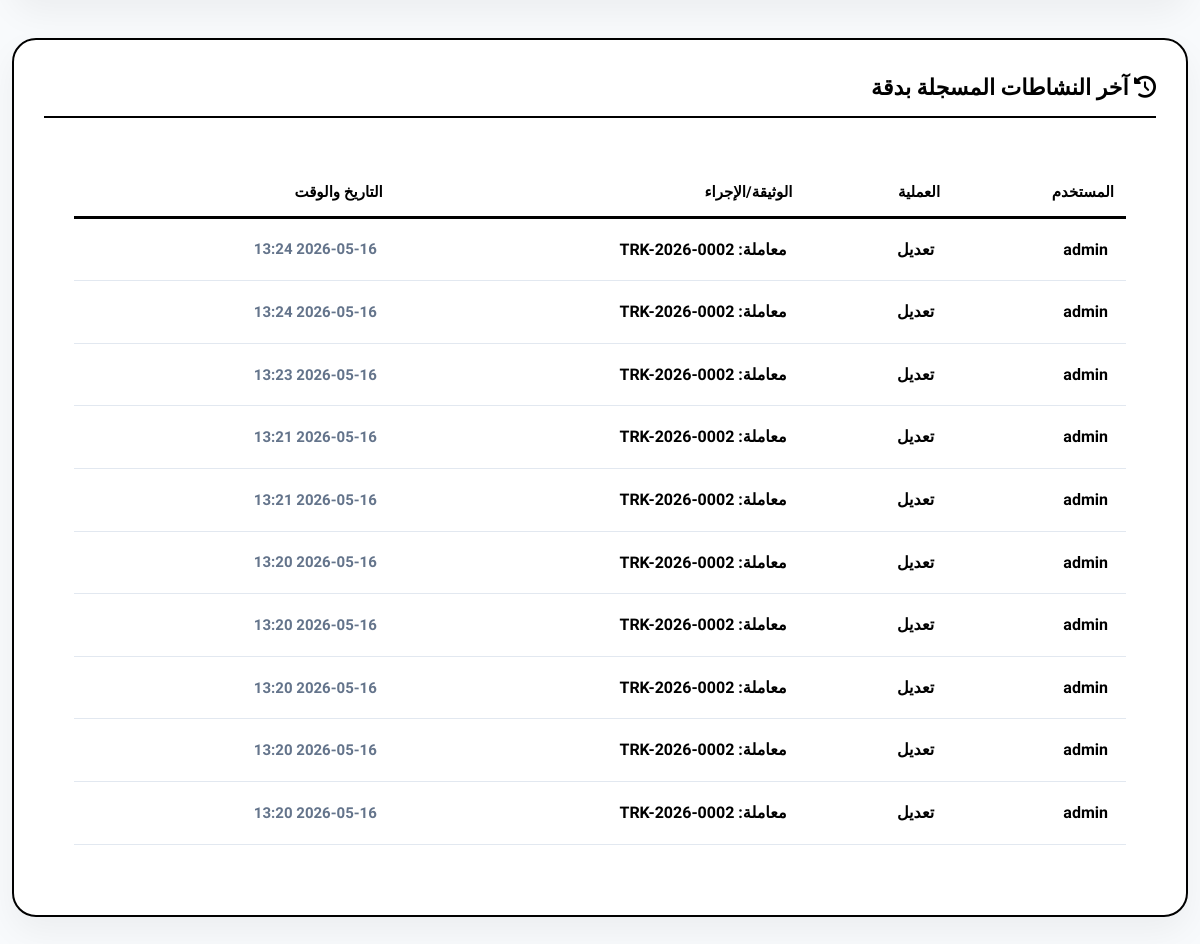
/reports/ (signed in, lower part), run on an earlier commit of the app's database.
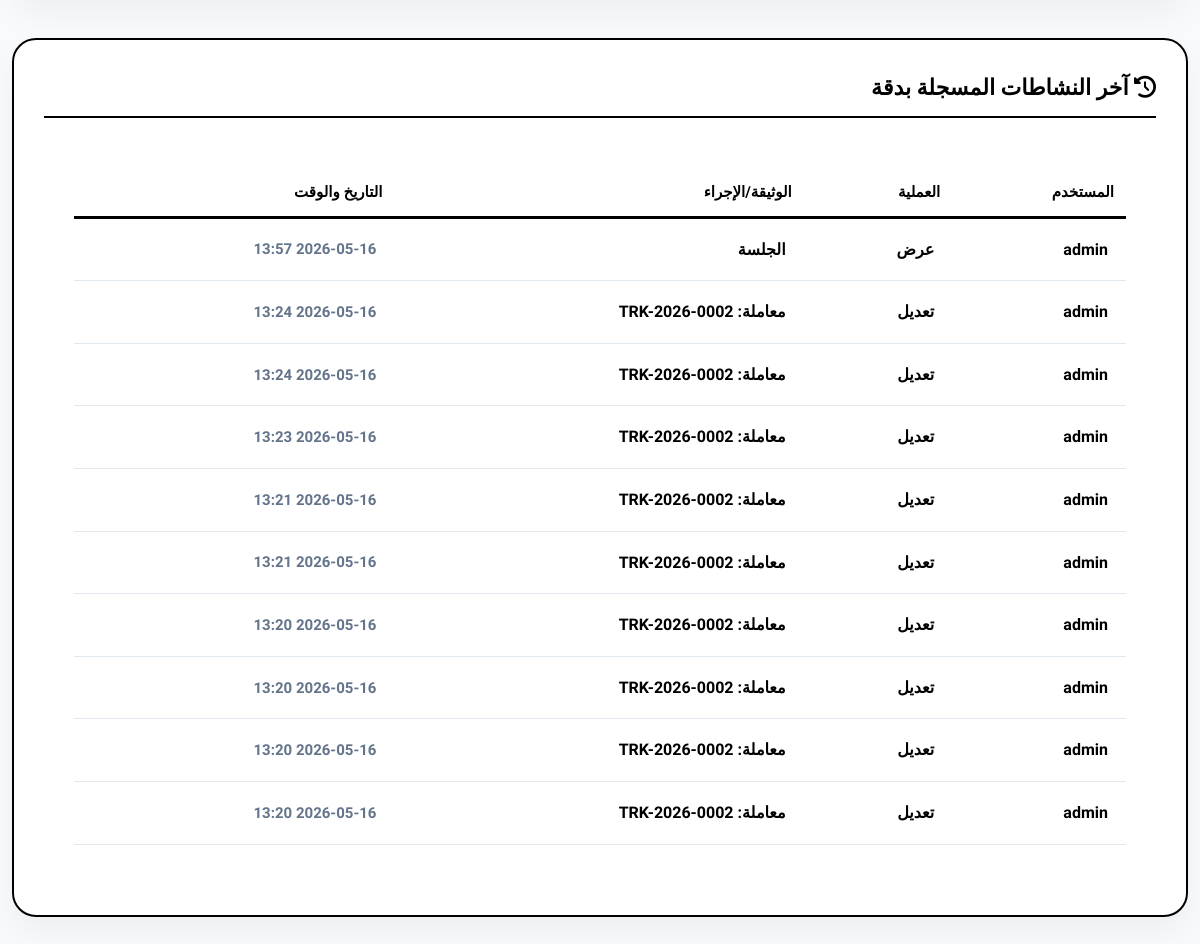
And on a later commit of the database.
### eams/models.py (models this page shows, shortened)
class AuditLog(models.Model):
    ACTION_CHOICES = (
        ('upload', 'رفع'),
        ('edit', 'تعديل'),
        ('delete', 'حذف'),
        ('view', 'عرض'),
    )
    user = models.ForeignKey(User, on_delete=models.SET_NULL, null=True, verbose_name="المستخدم")
    action = models.CharField(max_length=20, choices=ACTION_CHOICES, verbose_name="العملية")
    document_title = models.CharField(max_length=255, verbose_name="عنوان الوثيقة")
    timestamp = models.DateTimeField(auto_now_add=True, verbose_name="الوقت")
    details = models.TextField(blank=True, null=True, verbose_name="التفاصيل")

### eams/views.py (the view)
# urls.py: path('reports/', views.reports_view, name='reports'),
@login_required
def reports_view(request):
    if not request.user.profile.access_reports:
        messages.error(request, "ليس لديك صلاحية لعرض التقارير")
        return redirect('dashboard')
    category_id = request.GET.get('category')
    doc_type = request.GET.get('doc_type')
    user_id = request.GET.get('user_id')
    start_date = request.GET.get('start_date')
    end_date = request.GET.get('end_date')
    search_q = request.GET.get('q')
    report_type = request.GET.get('report_type', 'all')
    docs = Document.objects.all()
    if category_id: docs = docs.filter(category_id=category_id)
    if doc_type: docs = docs.filter(doc_type=doc_type)
    if user_id: docs = docs.filter(uploaded_by_id=user_id)
    if search_q:
        docs = docs.filter(Q(title__icontains=search_q) | Q(reference_number__icontains=search_q))
    if start_date: docs = docs.filter(uploaded_at__date__gte=start_date)
    if end_date: docs = docs.filter(uploaded_at__date__lte=end_date)
    transactions = Transaction.objects.all()
    if user_id: transactions = transactions.filter(created_by_id=user_id)
    if search_q: transactions = transactions.filter(Q(title__icontains=search_q) | Q(tracking_number__icontains=search_q))
    if start_date: transactions = transactions.filter(created_at__date__gte=start_date)
    if end_date: transactions = transactions.filter(created_at__date__lte=end_date)
    if report_type == 'archive':
        transactions = Transaction.objects.none()
    elif report_type == 'transaction':
        docs = Document.objects.none()
    context = {
        'documents': docs.order_by('-uploaded_at'),
        'total_docs': docs.count(),
        'incoming': docs.filter(doc_type='incoming').count(),
        'outgoing': docs.filter(doc_type='outgoing').count(),
        'internal': docs.filter(doc_type='internal').count(),
        'total_transactions': transactions.count(),
        'transactions_completed': transactions.filter(current_status='completed').count(),
        'transactions_in_progress': transactions.filter(current_status__in=['under_review', 'in_progress', 'received', 'sent']).count(),
        'transactions_recent': transactions.order_by('-created_at')[:10],
        'completion_rate': (transactions.filter(current_status='completed').count() / transactions.count() * 100) if transactions.count() > 0 else 0,
        'status_counts': {
            'received': transactions.filter(current_status='received').count(),
            'under_review': transactions.filter(current_status='under_review').count(),
            'sent': transactions.filter(current_status='sent').count(),
            'received_from_other': transactions.filter(current_status='received_from_other').count(),
            'in_progress': transactions.filter(current_status='in_progress').count(),
            'completed': transactions.filter(current_status='completed').count(),
        },
        'categories': Category.objects.all(),
        'categories_stats': Category.objects.annotate(count=Count('documents', filter=Q(documents__in=docs))).order_by('-count'),
        'users_stats': User.objects.annotate(doc_count=Count('uploaded_documents', filter=Q(uploaded_documents__in=docs))).order_by('-doc_count')[:10],
        'doc_types': Document.TYPE_CHOICES,
        'all_users': User.objects.all(),
        'selected_category': category_id,
        'selected_type': doc_type,
        'selected_user': user_id,
        'start_date': start_date,
        'end_date': end_date,
        'q': search_q,
        'report_type': report_type,
        'recent_logs': AuditLog.objects.order_by('-timestamp')[:10]
    }
    return render(request, 'eams/reports.html', context)

### templates/eams/reports.html (shortened to what this page needs)
{% extends 'base.html' %}
{% block content %}
<div class="fade-in">
    <div class="report-card">
        <h3 style="font-size: 20px; font-weight: 900; margin-bottom: 20px; color: #000; border-bottom: 2px solid #000; padding-bottom: 10px;">
            <i class="fas fa-history"></i> آخر النشاطات المسجلة بدقة
        </h3>
        <div class="data-container table-responsive" style="border: none; box-shadow: none;">
            <table style="width: 100%; border-collapse: collapse; min-width: 700px;">
                <thead>
                    <tr style="text-align: right; border-bottom: 3px solid #000;">
                        <th style="padding: 12px; font-size: 15px;">المستخدم</th>
                        <th style="padding: 12px; font-size: 15px;">العملية</th>
                        <th style="padding: 12px; font-size: 15px;">الوثيقة/الإجراء</th>
                        <th style="padding: 12px; font-size: 15px;">التاريخ والوقت</th>
                    </tr>
                </thead>
                <tbody>
                    {% for log in recent_logs %}
                    <tr style="border-bottom: 1px solid #e2e8f0;">
                        <td style="padding: 18px; font-weight: 900; color: #000; font-size: 16px;">{{ log.user.username }}</td>
                        <td style="padding: 18px; font-weight: 800; font-size: 16px;">{{ log.get_action_display }}</td>
                        <td style="padding: 18px; font-weight: 700; font-size: 16px;">{{ log.document_title }}</td>
                        <td style="padding: 18px; color: #64748b; font-size: 15px; font-weight: 700;">{{ log.timestamp|date:"Y-m-d H:i" }}</td>
                    </tr>
                    {% endfor %}
                </tbody>
            </table>
        </div>
    </div>
</div>
{% endblock %}

What changed in the data, as far as the page shows it:
no longer on this page (row unchanged): AuditLog: user.username "admin", action "تعديل", document_title "معاملة: TRK-2026-0002", timestamp "2026-05-16 13:20"
added AuditLog: user.username "admin", action "عرض", document_title "الجلسة", timestamp "2026-05-16 13:57"
